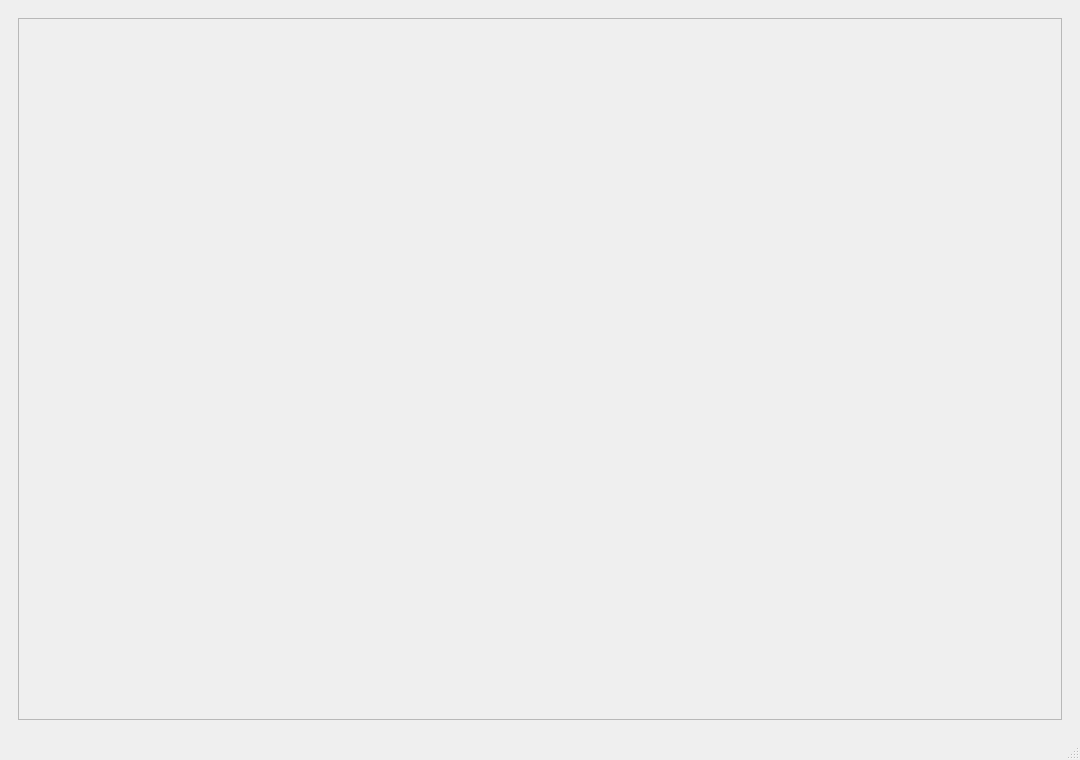
<?xml version="1.0" encoding="UTF-8"?>
<ui version="4.0">
 <class>MainWindow</class>
 <widget class="QMainWindow" name="MainWindow">
  <property name="geometry">
   <rect>
    <x>0</x>
    <y>0</y>
    <width>1080</width>
    <height>760</height>
   </rect>
  </property>
  <property name="windowTitle">
   <string>MainWindow</string>
  </property>
  <widget class="QWidget" name="centralwidget">
   <layout class="QGridLayout" name="gridLayout">
    <item row="0" column="0">
     <widget class="QWidget" name="widget" native="true">
      <layout class="QGridLayout" name="gridLayout_2">
       <item row="0" column="0">
        <widget class="QScrollArea" name="scrollArea">
         <property name="widgetResizable">
          <bool>true</bool>
         </property>
         <widget class="QWidget" name="scrollAreaWidgetContents">
          <property name="geometry">
           <rect>
            <x>0</x>
            <y>0</y>
            <width>1030</width>
            <height>661</height>
           </rect>
          </property>
          <layout class="QGridLayout" name="gridLayout_3">
           <item row="0" column="0">
            <widget class="QLabel" name="label_image_roi">
             <property name="text">
              <string/>
             </property>
            </widget>
           </item>
          </layout>
         </widget>
        </widget>
       </item>
      </layout>
     </widget>
    </item>
   </layout>
  </widget>
  <widget class="QMenuBar" name="menubar">
   <property name="geometry">
    <rect>
     <x>0</x>
     <y>0</y>
     <width>1080</width>
     <height>22</height>
    </rect>
   </property>
  </widget>
  <widget class="QStatusBar" name="statusbar"/>
 </widget>
 <resources/>
 <connections/>
</ui>
